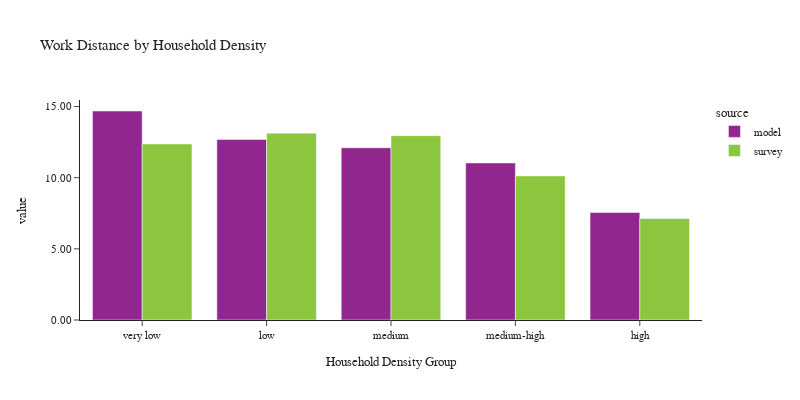

Write notebook code for a chart like this one.
### Code cell
plot_work_location(df_workers, 'hh_density_group', 'Household Density', 'Household Density Group')

### Figure 1 — Plotly figure (JSON) as saved in the notebook; plotly's stock layout.template omitted (floating-point values rounded to 4 significant figures)
{"data": [{"alignmentgroup": "True", "customdata": [[270045], [281744], [565633], [530731], [517579]], "hovertemplate": "source=model<br>hh_density_group=%{x}<br>value=%{y}<br>sample count=%{customdata[0]}<extra></extra>", "legendgroup": "model", "marker": {"color": "#91268F", "pattern": {"shape": ""}}, "name": "model", "offsetgroup": "model", "orientation": "v", "showlegend": true, "textposition": "auto", "type": "bar", "x": ["very low", "low", "medium", "medium-high", "high"], "xaxis": "x", "y": [14.69, 12.69, 12.1, 11.04, 7.559], "yaxis": "y"}, {"alignmentgroup": "True", "customdata": [[125], [160], [270], [325], [712]], "hovertemplate": "source=survey<br>hh_density_group=%{x}<br>value=%{y}<br>sample count=%{customdata[0]}<extra></extra>", "legendgroup": "survey", "marker": {"color": "#8CC63E", "pattern": {"shape": ""}}, "name": "survey", "offsetgroup": "survey", "orientation": "v", "showlegend": true, "textposition": "auto", "type": "bar", "x": ["very low", "low", "medium", "medium-high", "high"], "xaxis": "x", "y": [12.37, 13.13, 12.96, 10.13, 7.136], "yaxis": "y"}], "layout": {"barmode": "group", "font": {"size": 11}, "height": 400, "legend": {"title": {"text": "source"}, "tracegroupgap": 0}, "title": {"text": "Work Distance by Household Density"}, "width": 800, "xaxis": {"anchor": "y", "domain": [0.0, 1.0], "title": {"text": "Household Density Group"}}, "yaxis": {"anchor": "x", "domain": [0.0, 1.0], "tickformat": ".2f", "title": {"text": "value"}}}}
